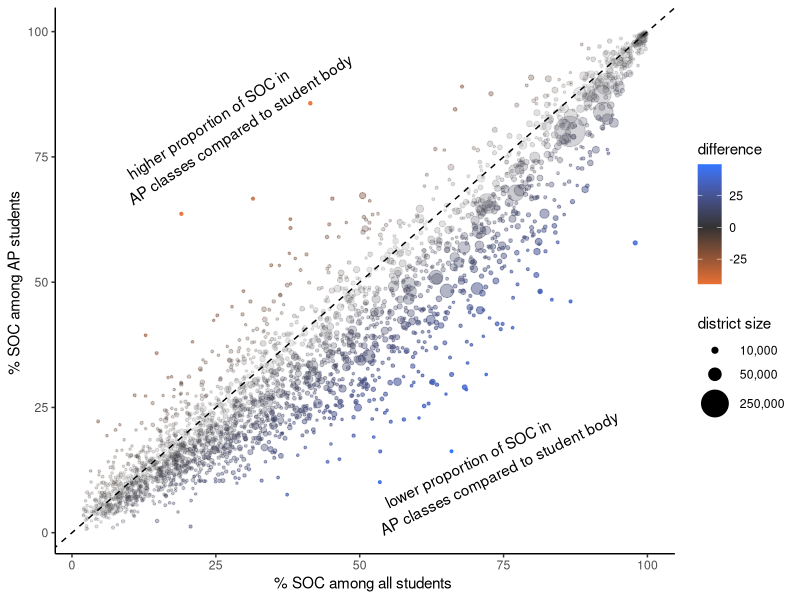

Reproduce this figure in R.
## ---- chunk 1
options(show.signif.stars = FALSE)
knitr::opts_chunk$set(echo = TRUE, fig.path='output/')
suppressPackageStartupMessages(library(tidyverse))
## ---- chunk 2
ap_by_race <- read_csv("data/school_ap_enrollment_by_race.csv")
## ---- chunk 3
set.seed(12345)
ap_by_race %>%
  group_by(state, district, school) %>%
  summarise() %>%
  ungroup() %>%
  slice_sample(n = 2) %>%
  left_join(ap_by_race, by = c("state", "district", "school")) %>%
  knitr::kable()
## ---- chunk 4
district_percent_soc <- ap_by_race %>%
  group_by(state, district, type) %>%
  summarize(`% SOC` =100*(1- sum(White)/sum(total)), students = sum(total)) %>%
  pivot_wider(
    names_from = c("type"),
    values_from = c("% SOC", "students"),
    names_sep = " ",
    values_fill = 0
  ) %>%
  filter(`% SOC ap` %% 1 != 0, `students total` > 1000)
## ---- chunk 5
set.seed(12345)
district_percent_soc %>%
  ungroup() %>%
  slice_sample(n = 14) %>%
  mutate_at(vars(`% SOC total`, `% SOC ap`), ~str_c(format(., digits = 1), "%")) %>%
  knitr::kable(format = "markdown", digits = 0)
## ---- chunk 6
p <- district_percent_soc %>% ungroup() %>% summarize(m = mean(`% SOC ap` < `% SOC total`)) %>% pull(m)
p2 <- district_percent_soc %>% ungroup() %>% summarize(m = mean(`% SOC ap` < .5*`% SOC total`)) %>% pull(m)
## ---- chunk 7
district_percent_soc %>%
  ggplot(aes(
    x = `% SOC total`,
    y = `% SOC ap`,
    color = after_stat(x - y),
    alpha = after_stat(abs((x-y))),
    size = `students total`
  )) +
  geom_point() +
  geom_abline(slope = 1, intercept = 0, linetype = 2) +
  theme_classic() +
  scale_size_area(
    "district size",
    breaks = c(10000, 50000, 250000),
    max_size = 10,
    labels = function(x) str_c(x/1e3, ",000")) +
    scale_color_gradient2(
      "difference",
      mid = "#333333",
      high = "#3377FF",
      low = "#FF7733") +
    scale_alpha(guide = FALSE) +
  annotate(
    "text", x = 25, y = 80, angle = 33,
    label = "higher proportion of SOC in 
           AP classes compared to student body"
  ) +
  annotate(
    "text", x = 70, y = 12, angle = 26,
    label = "lower proportion of SOC in 
           AP classes compared to student body"
  ) +
  xlab("% SOC among all students ") +
  ylab("% SOC among AP students ")
## ---- chunk 8
lm(log(`% SOC ap`) ~ log(`% SOC total`), district_percent_soc)
